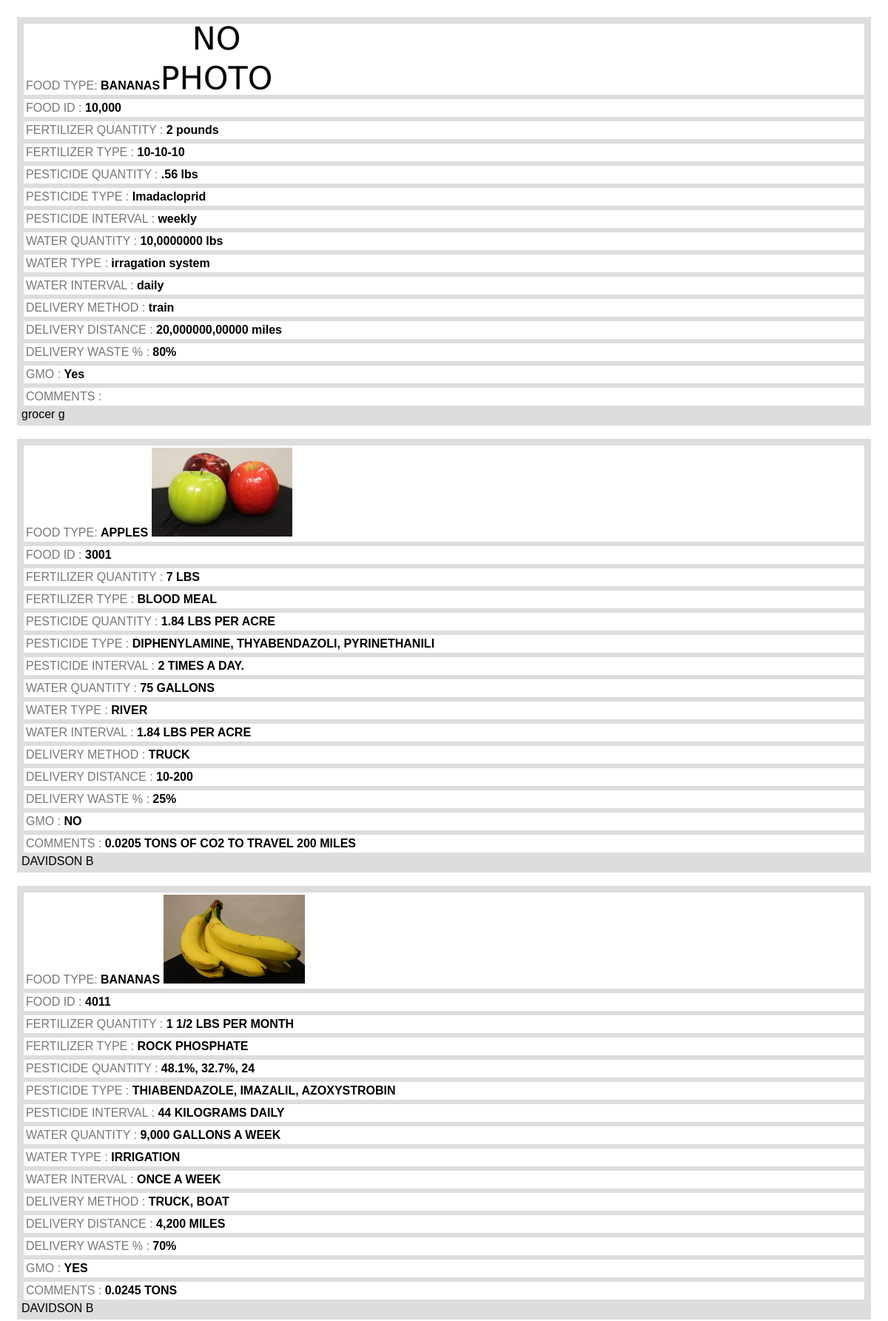
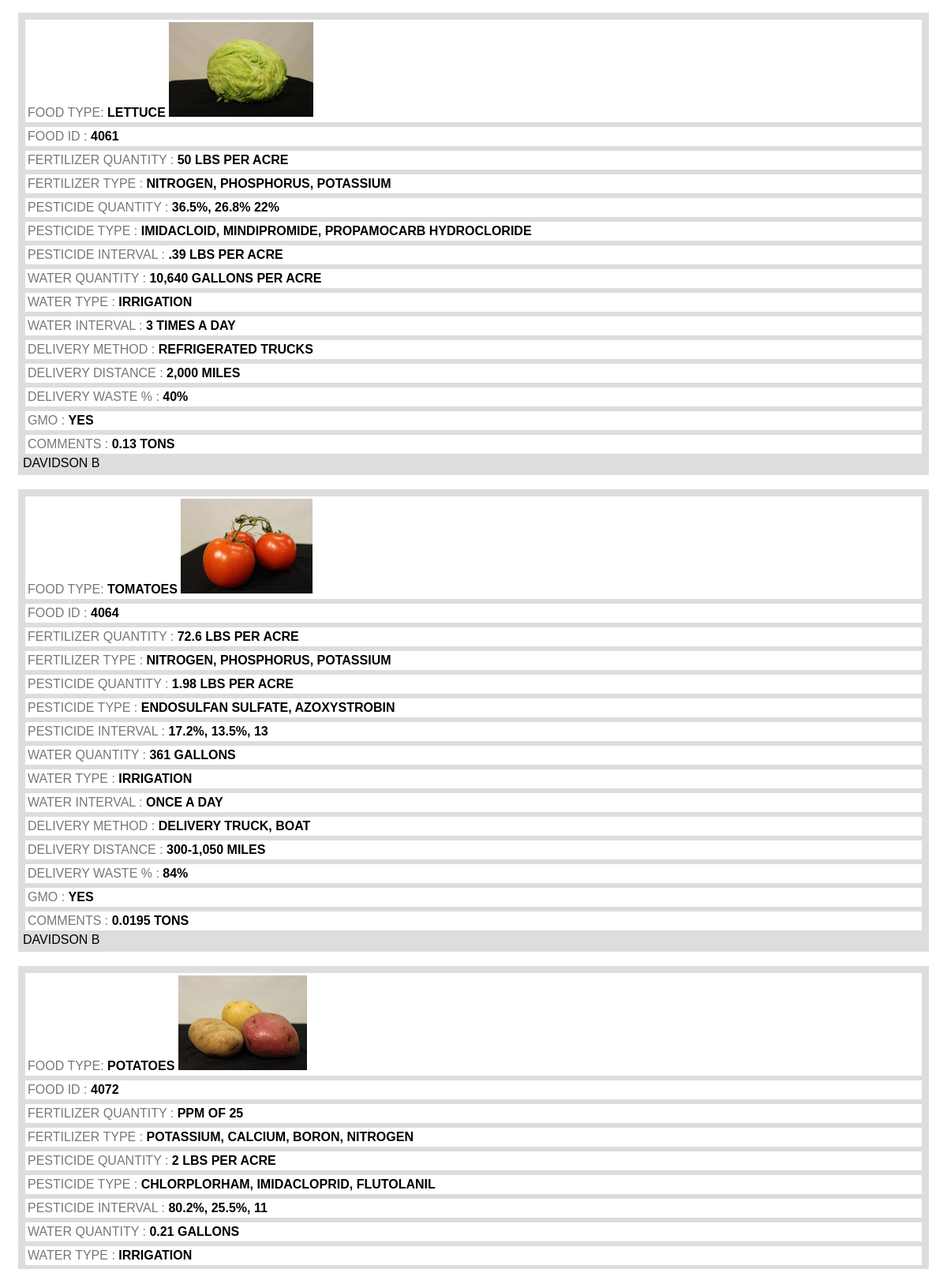
The page /data/select-all-phone.php (upper part) on the database its author committed (2 pictures, top to bottom).
### tables this page shows
CREATE TABLE IF NOT EXISTS `fooddata` (
  `last` varchar(64) NOT NULL,
  `first` varchar(1) NOT NULL,
  `food_type` varchar(16) NOT NULL,
  `food_id` varchar(16) NOT NULL,
  `fert_quantity` varchar(64) NOT NULL,
  `fert_type` varchar(64) NOT NULL,
  `pest_quantity` varchar(64) NOT NULL,
  `pest_type` varchar(64) NOT NULL,
  `pest_interval` varchar(64) NOT NULL,
  `water_quantity` varchar(64) NOT NULL,
  `water_type` varchar(64) NOT NULL,
  `water_interval` varchar(64) NOT NULL,
  `delivery_method` varchar(64) NOT NULL,
  `delivery_distance` varchar(64) NOT NULL,
  `delivery_waste` varchar(64) NOT NULL,
  `gmo` varchar(16) NOT NULL,
  `comments` text NOT NULL,
  `date_time` varchar(64) NOT NULL
);

### data/select-all-phone.php (the view, shortened to what this page needs)
<!DOCTYPE html>
<html>
<head>
</head>
<body>
<div class="col-m-12">
<?php
		$connection = mysql_connect($host,$dbuser,$dbpass);
		$sql = "select * from food.fooddata";
		$result = mysql_query ($sql, $connection);
		echo "<div id = content>";
		while ($row = mysql_fetch_row($result)){
			$photo = "photos/nophoto.png";
			if (($row[3]) == 3001)$photo = "photos/apples.jpg";
			if (($row[3]) == 8000)$photo = "photos/apples.jpg";
			if (($row[3]) == 9000)$photo = "photos/apples.jpg";
			if (($row[3]) == 4011)$photo = "photos/bananas.jpg";
			if (($row[3]) == 8011)$photo = "photos/bananas.jpg";
			if (($row[3]) == 9011)$photo = "photos/bananas.jpg";
			if (($row[3]) == 4061)$photo = "photos/lettuce.jpg";
			if (($row[3]) == 8061)$photo = "photos/lettuce.jpg";
			if (($row[3]) == 9061)$photo = "photos/lettuce.jpg";
			if (($row[3]) == 4072)$photo = "photos/potatoes.jpg";
			if (($row[3]) == 8072)$photo = "photos/potatoes.jpg";
			if (($row[3]) == 9072)$photo = "photos/potatoes.jpg";
			if (($row[3]) == 4064)$photo = "photos/tomatoes.jpg";
			if (($row[3]) == 8064)$photo = "photos/tomatoes.jpg";
			if (($row[3]) == 9064)$photo = "photos/tomatoes.jpg";
			echo "<div class = dataoutline>";
				echo "<div class =label >FOOD TYPE: ";
					echo "<span style=color:#000;font-weight:bold>$row[2] </span><img src = $photo></div>";
				echo "<div class =label >FOOD ID	: ";
					echo "<span style=color:#000;font-weight:bold>$row[3] </span></div>";
				echo "<div class =label >FERTILIZER QUANTITY : ";
					echo "<span style=color:#000;font-weight:bold>$row[4] </span></div>";
				echo "<div class =label >FERTILIZER TYPE : ";
					echo "<span style=color:#000;font-weight:bold>$row[5] </span></div>";
				echo "<div class =label >PESTICIDE QUANTITY : ";
					echo "<span style=color:#000;font-weight:bold>$row[6] </span></div>";
				echo "<div class =label >PESTICIDE TYPE : ";
					echo "<span style=color:#000;font-weight:bold>$row[7] </span></div>";
				echo "<div class =label >PESTICIDE INTERVAL : ";
					echo "<span style=color:#000;font-weight:bold>$row[8] </span></div>";
				echo "<div class =label >WATER QUANTITY  : ";
					echo "<span style=color:#000;font-weight:bold>$row[9] </span></div>";
				echo "<div class =label >WATER TYPE : ";
					echo "<span style=color:#000;font-weight:bold>$row[10] </span></div>";
				echo "<div class =label >WATER INTERVAL : ";
					echo "<span style=color:#000;font-weight:bold>$row[11] </span></div>";
				echo "<div class =label >DELIVERY METHOD  : ";
					echo "<span style=color:#000;font-weight:bold>$row[12] </span></div>";
				echo "<div class =label >DELIVERY DISTANCE  : ";
					echo "<span style=color:#000;font-weight:bold>$row[13] </span></div>";
				echo "<div class =label >DELIVERY WASTE % : ";
					echo "<span style=color:#000;font-weight:bold>$row[14] </span></div>";
				echo "<div class =label >GMO  :  ";
					echo "<span style=color:#000;font-weight:bold>$row[15] </span></div>";
				echo "<div class =label >COMMENTS : ";
					echo "<span style=color:#000;font-weight:bold>$row[16] </span></div>";
				echo "$row[0] $row[1]";
				echo "</div><br />";
		}
	echo "</div>";
?>
</div>
</body>
</html>

### data/select-all-phone.php (style rules this page uses)
* { box-sizing: border-box; }
[class*="col-"] { float: left; padding: 15px; }
html { font-family: Arial, Helvetica, sans-serif; }
[class*="col-"] { width: 100%; }
div.label { background-color:#fff; color: #777; border-style: solid; border-color: #ddd #ddd; padding: 3px; }
div.dataoutline { background-color:#ddd; color: #000; border-style: solid; border-color: #ddd #ddd; padding: 3px; }
@media only screen and (min-width: 600px) { .col-m-12 { width: 100%; } }

### rows shown on the page
fooddata: food_type "BANANAS", shows a picture, food_id "10,000", fert_quantity "2 pounds", fert_type "10-10-10", pest_quantity ".56 lbs", pest_type "Imadacloprid", pest_interval "weekly", water_quantity "10,0000000 lbs", water_type "irragation system", water_interval "daily", delivery_method "train", delivery_distance "20,000000,00000 miles", delivery_waste "80%", gmo "Yes", last "grocer", first "g"
fooddata: food_type "APPLES", shows a picture, food_id "3001", fert_quantity "7 LBS", fert_type "BLOOD MEAL", pest_quantity "1.84 LBS PER ACRE", pest_type "DIPHENYLAMINE, THYABENDAZOLI, PYRINETHANILI", pest_interval "2 TIMES A DAY.", water_quantity "75 GALLONS", water_type "RIVER", water_interval "1.84 LBS PER ACRE", delivery_method "TRUCK", delivery_distance "10-200", delivery_waste "25%", gmo "NO", comments "0.0205 TONS OF CO2 TO TRAVEL 200 MILES", last "DAVIDSON", first "B"
fooddata: food_type "BANANAS", shows a picture, food_id "4011", fert_quantity "1 1/2 LBS PER MONTH", fert_type "ROCK PHOSPHATE", pest_quantity "48.1%, 32.7%, 24", pest_type "THIABENDAZOLE, IMAZALIL, AZOXYSTROBIN", pest_interval "44 KILOGRAMS DAILY", water_quantity "9,000 GALLONS A WEEK", water_type "IRRIGATION", water_interval "ONCE A WEEK", delivery_method "TRUCK, BOAT", delivery_distance "4,200 MILES", delivery_waste "70%", gmo "YES", comments "0.0245 TONS", last "DAVIDSON", first "B"
fooddata: food_type "LETTUCE", shows a picture, food_id "4061", fert_quantity "50 LBS PER ACRE", fert_type "NITROGEN, PHOSPHORUS, POTASSIUM", pest_quantity "36.5%, 26.8% 22%", pest_type "IMIDACLOID, MINDIPROMIDE, PROPAMOCARB HYDROCLORIDE", pest_interval ".39 LBS PER ACRE", water_quantity "10,640 GALLONS PER ACRE", water_type "IRRIGATION", water_interval "3 TIMES A DAY", delivery_method "REFRIGERATED TRUCKS", delivery_distance "2,000 MILES", delivery_waste "40%", gmo "YES", comments "0.13 TONS", last "DAVIDSON", first "B"
fooddata: food_type "TOMATOES", shows a picture, food_id "4064", fert_quantity "72.6 LBS PER ACRE", fert_type "NITROGEN, PHOSPHORUS, POTASSIUM", pest_quantity "1.98 LBS PER ACRE", pest_type "ENDOSULFAN SULFATE, AZOXYSTROBIN", pest_interval "17.2%, 13.5%, 13", water_quantity "361 GALLONS", water_type "IRRIGATION", water_interval "ONCE A DAY", delivery_method "DELIVERY TRUCK, BOAT", delivery_distance "300-1,050 MILES", delivery_waste "84%", gmo "YES", comments "0.0195 TONS", last "DAVIDSON", first "B"
fooddata: food_type "POTATOES", shows a picture, food_id "4072", fert_quantity "PPM OF 25", fert_type "POTASSIUM, CALCIUM, BORON, NITROGEN", pest_quantity "2 LBS PER ACRE", pest_type "CHLORPLORHAM, IMIDACLOPRID, FLUTOLANIL", pest_interval "80.2%, 25.5%, 11", water_quantity "0.21 GALLONS", water_type "IRRIGATION"
